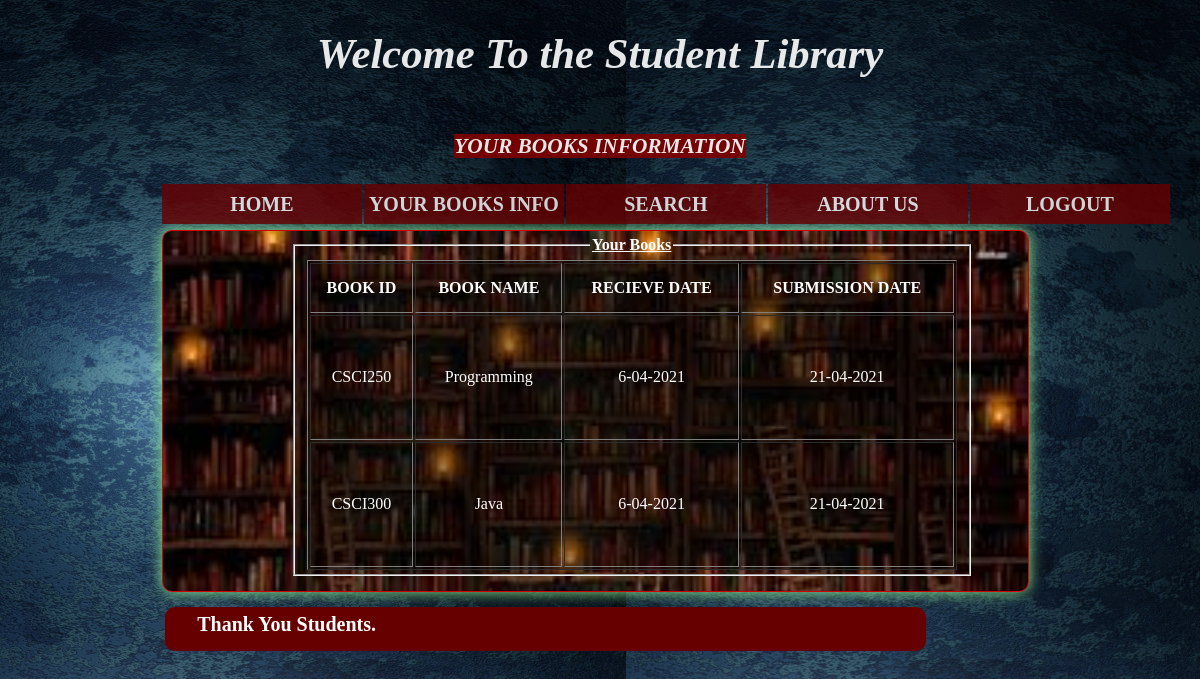
The app's page /sbooks.php (signed in) with its own data.
### tables this page shows
CREATE TABLE `student_book` (
  `emailid` varchar(200) NOT NULL,
  `book_1_id` varchar(100) NOT NULL,
  `book_1` varchar(100) NOT NULL,
  `recive_date_1` varchar(100) NOT NULL,
  `submisson_date_1` varchar(100) NOT NULL,
  `book_2_id` varchar(100) DEFAULT NULL,
  `book_2` varchar(100) DEFAULT NULL,
  `recive_date_2` varchar(100) DEFAULT NULL,
  `submisson_date_2` varchar(100) DEFAULT NULL
);

### sbooks.php (the view, shortened to what this page needs)
<?php
$email=$_SESSION["semail"];
include("connection.php");
?>
<html>
<head>
</head>
<body>
  <head><title>LOGIN_PAGE</title></head>
  <body>
    <div class="box">
     <table  style =" font-size:16pt"  align="center" width="100%" height="100%">
        <tr>
          <td style="color:white"><h1 align="center"><i>Welcome To the Student Library</i>  </h1></td>
        </tr>
        <tr>
          <td align="center"><b><i><mark style="color:white;background-color:maroon";>YOUR BOOKS INFORMATION</mark></i></b></td>
        </tr>
      </table>
    </div>
      <div class="nav">
        <ul>
          <li><a href="sdb.php">HOME</a></li>
          <li><a  style="background-color: #660000;" href="sbooks.php">YOUR BOOKS INFO</a></li>
		   <li><a href="search.php">SEARCH</a></li>
          <li><a href="aboutus.php">ABOUT US</a>
          </li>
          <li><a href="index.php">LOGOUT</a></li>
        </ul>
    <br><br>
  <div class="boxtwo" style="border:solid 1px #CF0403;border-radius: 10px; width:84%; height:360px; margin-left:0%;margin-top:10px;background-color:white">
    <fieldset  style ="height:320px; width:650px;overflow:auto" class="three"  >
      <legend align="center" style="color:white"><b><u>Your Books</u></b></legend>
    <table width="100%" height="310px" border="1"  align="center" style="color:white;  background:rgba(0,0,0,0.38);">
      <tr>
        <th height="50">BOOK ID</th>
        <th>BOOK NAME</th>
        <th>RECIEVE DATE </th>
        <th>SUBMISSION DATE</th>
      </tr>
        <?php $query1="SELECT * FROM `student_book`  where `student_book`.`emailid` = '$email'";
        $data=mysqli_query($con,$query1);
	              $row = mysqli_fetch_array($data);
                      if($row[0]!=""){
                        echo "<tr>";
                        echo "<td>" ;echo $row["book_1_id"]; echo "</td>";
                        echo "<td>";echo $row["book_1"]; echo "</td>";
                        echo "<td>"; echo $row["recive_date_1"]; echo "</td>";
                        echo "<td>"; echo $row["submisson_date_1"]; echo "</td>";
                        echo "</tr>";
                      }
	            ?>
         <?php
        $query1="SELECT * FROM `student_book`  where  `student_book`.`emailid` = '$email'";
        $data=mysqli_query($con,$query1);
	              $row = mysqli_fetch_array($data);
                      if($row[0]!=""){
                        echo "<tr>";
                        echo "<td>" ;echo $row["book_2_id"]; echo "</td>";
                        echo "<td>";echo $row["book_2"]; echo "</td>";
                        echo "<td>"; echo $row["recive_date_2"]; echo "</td>";
                        echo "<td>"; echo $row["submisson_date_2"]; echo "</td>";
                        echo "</tr>";
                      }
	            ?>
    </table>
    </fieldset>
  </div>
        <div class="boxthree" style="background-color:#660000; border:solid 2px #660000;border-radius: 10px; width:73.5%; height:40px; margin-left:0.3%; margin-top:15px" >
     <h6 style="line-height:0.5px;color:white;font-size:15pt;margin-top:15px;margin-left:4%;">Thank You Students.</h6>
    </div>
</body>
</html>

### sbooks.php (style rules this page uses)
body { background: url("bg.jpg"); }
.box { width:74%; height:160px; background-size: cover; margin-left: 13%; opacity: .9; border-radius: 12px; }
.boxtwo { background-image: url("bg4.jpg"); background-size: cover; box-shadow:0px 0px 15px lightgreen; border-radius:12px; }
ul { padding: 0 ; list-style: none; }
ul li { float: left; width: 200px; height: 40px; font-weight:bold; background-color: #660000; opacity: .8; line-height: 40px; text-align: center; font-size: 20px; margin-right: 2px; }
ul li a { text-decoration: none; color: white; display: block; }
.nav { padding-left:13%; }
.three { margin-left: 15%; margin-top: 5px; }
table,tr,td { text-align: center; }

### records on screen
student_book: book_1 "CSCI250", book_1 "Programming", recive_date_1 "6-04-2021", submisson_date_1 "21-04-2021", book_2 "CSCI300", book_2 "Java", recive_date_2 "6-04-2021", submisson_date_2 "21-04-2021"
